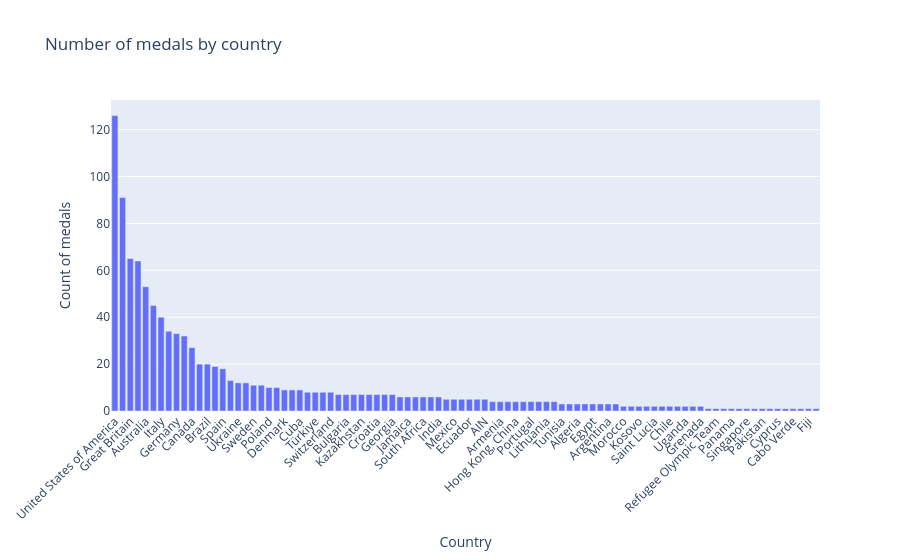

The notebook cell saved with this chart:
### Code cell
bar_fig=go.Figure(data=[ 
    go.Bar(x=country_counts.index,  
           y=country_counts.values) 
    ]
                 ) 

bar_fig.update_layout( 
    title="Number of medals by country", 
    xaxis_title="Country", 
    yaxis_title="Count of medals", 
    xaxis_tickangle=-45
) 

bar_fig.show()

### Figure 1 — Plotly figure (JSON) as saved in the notebook; plotly's stock layout.template omitted (floating-point values rounded to 4 significant figures)
{"data": [{"type": "bar", "x": ["United States of America", "People's Republic of China", "Great Britain", "France", "Australia", "Japan", "Italy", "Netherlands", "Germany", "Republic of Korea", "Canada", "New Zealand", "Brazil", "Hungary", "Spain", "Uzbekistan", "Ukraine", "Islamic Republic of Iran", "Sweden", "Kenya", "Poland", "Belgium", "Denmark", "Romania", "Cuba", "Norway", "Türkiye", "Greece", "Switzerland", "Chinese Taipei", "Bulgaria", "Israel", "Kazakhstan", "Azerbaijan", "Croatia", "Ireland", "Georgia", "Thailand", "Jamaica", "Democratic People's Republic of Korea", "South Africa", "Kyrgyzstan", "India", "Czechia", "Mexico", "Austria", "Ecuador", "Serbia", "AIN", "Republic of Moldova", "Armenia", "Philippines", "Hong Kong, China", "Ethiopia", "Portugal", "Bahrain", "Lithuania", "Colombia", "Tunisia", "Indonesia", "Algeria", "Dominican Republic", "Egypt", "Slovenia", "Argentina", "Tajikistan", "Morocco", "Puerto Rico", "Kosovo", "Botswana", "Saint Lucia", "Albania", "Chile", "Malaysia", "Uganda", "Guatemala", "Grenada", "Mongolia", "Refugee Olympic Team", "Côte d'Ivoire", "Panama", "Qatar", "Singapore", "Jordan", "Pakistan", "Peru", "Cyprus", "Zambia", "Cabo Verde", "Slovakia", "Fiji", "Dominica"], "y": [126, 91, 65, 64, 53, 45, 40, 34, 33, 32, 27, 20, 20, 19, 18, 13, 12, 12, 11, 11, 10, 10, 9, 9, 9, 8, 8, 8, 8, 7, 7, 7, 7, 7, 7, 7, 7, 6, 6, 6, 6, 6, 6, 5, 5, 5, 5, 5, 5, 4, 4, 4, 4, 4, 4, 4, 4, 4, 3, 3, 3, 3, 3, 3, 3, 3, 2, 2, 2, 2, 2, 2, 2, 2, 2, 2, 2, 1, 1, 1, 1, 1, 1, 1, 1, 1, 1, 1, 1, 1, 1, 1]}], "layout": {"autosize": true, "title": {"text": "Number of medals by country"}, "xaxis": {"autorange": true, "range": [-0.5, 91.5], "tickangle": -45, "title": {"text": "Country"}, "type": "category"}, "yaxis": {"autorange": true, "range": [0, 132.6], "title": {"text": "Count of medals"}, "type": "linear"}}}
